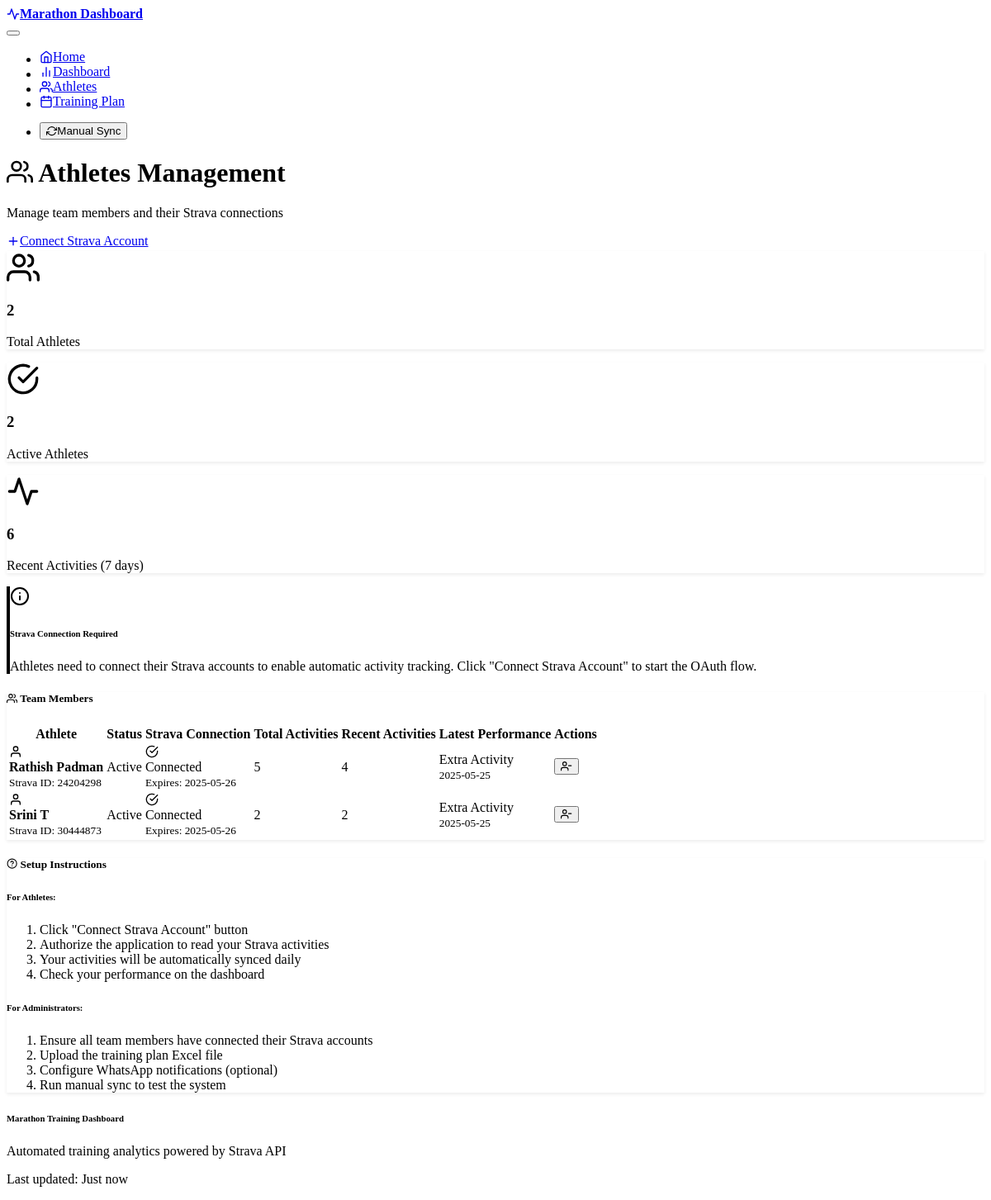
/athletes, run on an earlier commit of the app's database.
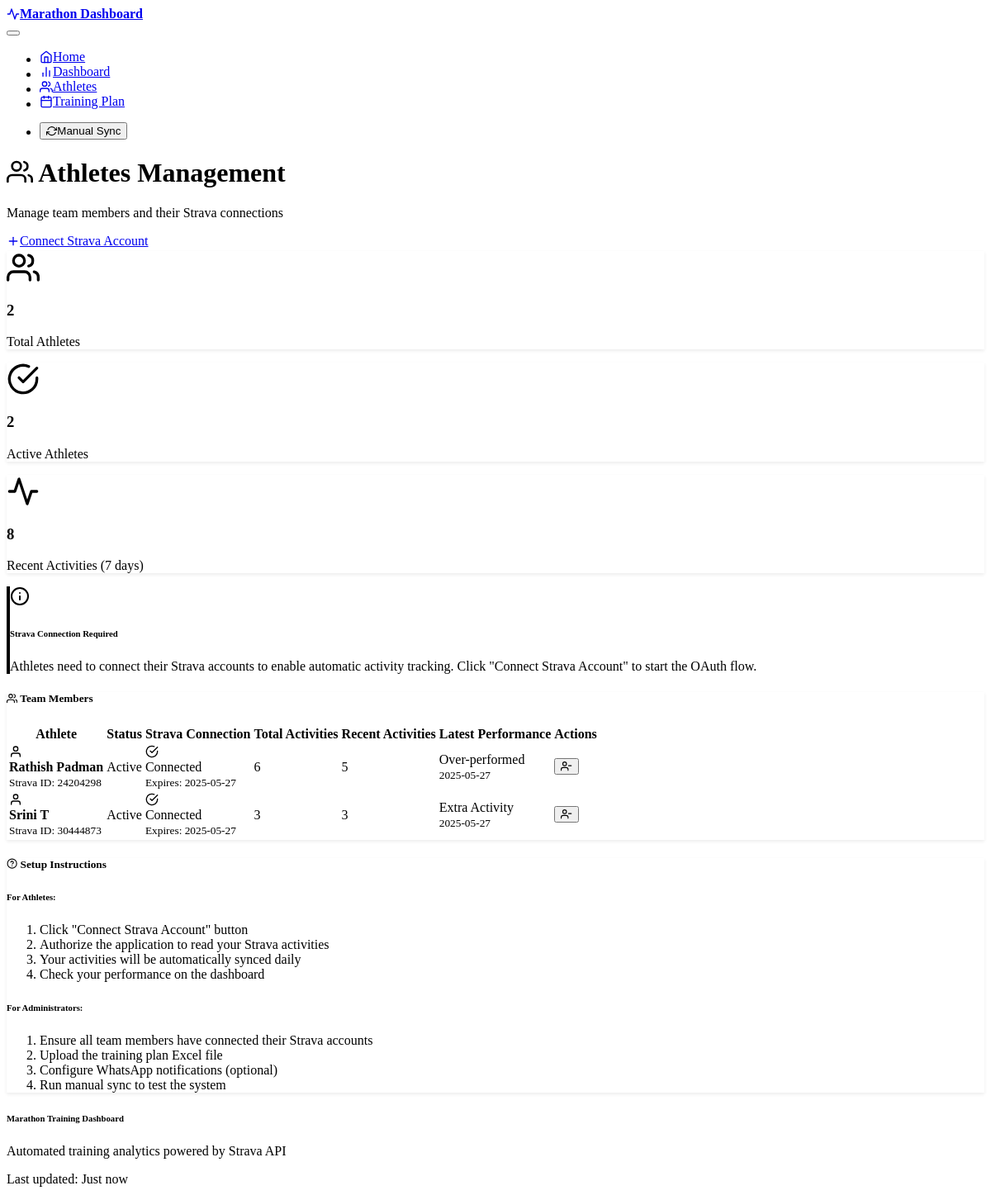
And on a later commit of the database.
### models.py (models this page shows)
class Athlete(db.Model):
    id = db.Column(db.Integer, primary_key=True)
    name = db.Column(db.String(100), nullable=False)
    strava_athlete_id = db.Column(db.Integer, unique=True, nullable=True)
    refresh_token = db.Column(db.String(255), nullable=True)
    access_token = db.Column(db.String(255), nullable=True)
    token_expires_at = db.Column(db.DateTime, nullable=True)
    is_active = db.Column(db.Boolean, default=True)
    created_at = db.Column(db.DateTime, default=datetime.utcnow)
    activities = db.relationship('Activity', backref='athlete', lazy=True)
    planned_workouts = db.relationship('PlannedWorkout',
                                       backref='athlete',
                                       lazy=True)
    daily_summaries = db.relationship('DailySummary',
                                      backref='athlete',
                                      lazy=True)

class DailySummary(db.Model):
    id = db.Column(db.Integer, primary_key=True)
    athlete_id = db.Column(db.Integer,
                           db.ForeignKey('athlete.id'),
                           nullable=False)
    summary_date = db.Column(db.DateTime, nullable=False)
    actual_distance_km = db.Column(db.Float, nullable=True)
    planned_distance_km = db.Column(db.Float, nullable=True)
    actual_pace_min_per_km = db.Column(db.Float, nullable=True)
    planned_pace_min_per_km = db.Column(db.Float, nullable=True)
    distance_variance_percent = db.Column(db.Float, nullable=True)
    pace_variance_percent = db.Column(db.Float, nullable=True)
    status = db.Column(db.String(50),
                       nullable=True)  # On Track, Under-performed, etc.
    notes = db.Column(db.Text, nullable=True)
    created_at = db.Column(db.DateTime, default=datetime.utcnow)
    __table_args__ = (
        UniqueConstraint('athlete_id', 'summary_date', name='uq_daily_summary_athlete_date'),
        db.Index('idx_daily_summary_date', 'summary_date'),
        db.Index('idx_daily_summary_athlete', 'athlete_id'),
        db.Index('idx_daily_summary_status', 'status')
    )
    __table_args__ = (UniqueConstraint('athlete_id', 'summary_date', name='uq_daily_summary_athlete_date'),)

### routes.py (the view)
@app.route('/athletes')
def athletes():
    try:
        athletes_list = db.session.query(Athlete).filter(
            Athlete.refresh_token.isnot(None)
        ).order_by(Athlete.name).distinct().all()
        athlete_stats = []
        for athlete in athletes_list:
            total_activities = db.session.query(
                func.count(distinct(
                    Activity.id))).filter_by(athlete_id=athlete.id).scalar()
            week_ago = datetime.now() - timedelta(days=7)
            recent_activities = db.session.query(
                func.count(distinct(Activity.id))).filter(
                    Activity.athlete_id == athlete.id, Activity.start_date
                    >= week_ago).scalar()
            latest_summary = db.session.query(DailySummary).filter_by(
                athlete_id=athlete.id).order_by(
                    DailySummary.summary_date.desc()).first()
            athlete_stats.append({
                'athlete': athlete,
                'total_activities': total_activities or 0,  # Handle None case
                'recent_activities': recent_activities or 0,
                'latest_summary': latest_summary
            })
        return render_template('athletes.html', athlete_stats=athlete_stats)
    except Exception as e:
        logger.error(f"Error loading athletes page: {e}")
        flash(f"Error loading athletes: {e}", "error")
        return redirect(url_for('index'))

### templates/athletes.html (shortened to what the changed rows need)
{% extends "base.html" %}
{% block content %}
<div class="container">
    <div class="row mb-4">
        <div class="col-lg-8">
            <h1 class="display-5">
                <i data-feather="users" class="me-3"></i>
                Athletes Management
            </h1>
        </div>
    </div>
    <div class="row mb-4">
        <div class="col-md-4 mb-3">
            <div class="card bg-info text-white">
                <div class="card-body text-center">
                    <i data-feather="activity" class="mb-2" style="width: 2.5rem; height: 2.5rem;"></i>
                    <h3 class="card-title">{{ athlete_stats|sum(attribute='recent_activities') }}</h3>
                    <p class="card-text">Recent Activities (7 days)</p>
                </div>
            </div>
        </div>
    </div>
    {% if athlete_stats %}
    <div class="row">
        <div class="col-12">
            <div class="card">
                <div class="card-body">
                    <div class="table-responsive">
                        <table class="table table-hover">
                            <thead>
                                <tr>
                                    <th>Athlete</th>
                                    <th>Status</th>
                                    <th>Strava Connection</th>
                                    <th>Total Activities</th>
                                    <th>Recent Activities</th>
                                    <th>Latest Performance</th>
                                    <th>Actions</th>
                                </tr>
                            </thead>
                            <tbody>
                                {% for stat in athlete_stats %}
                                <tr>
                                    <td>
                                        <div class="d-flex align-items-center">
                                            <div class="me-3">
                                                {% if stat.athlete.is_active %}
                                                    <i data-feather="user" class="text-success"></i>
                                                {% else %}
                                                    <i data-feather="user-x" class="text-muted"></i>
                                                {% endif %}
                                            </div>
                                            <div>
                                                <strong>{{ stat.athlete.name }}</strong>
                                                {% if stat.athlete.strava_athlete_id %}
                                                    <br><small class="text-muted">Strava ID: {{ stat.athlete.strava_athlete_id }}</small>
                                                {% endif %}
                                            </div>
                                        </div>
                                    </td>
                                    <td>
                                        {% if stat.athlete.is_active %}
                                            <span class="badge bg-success">Active</span>
                                        {% else %}
                                            <span class="badge bg-secondary">Inactive</span>
                                        {% endif %}
                                    </td>
                                    <td>
                                        {% if stat.athlete.refresh_token %}
                                            <div class="d-flex align-items-center">
                                                <i data-feather="check-circle" class="text-success me-2"></i>
                                                <div>
                                                    <span class="text-success">Connected</span>
                                                    {% if stat.athlete.token_expires_at %}
                                                        <br><small class="text-muted">
                                                            Expires: {{ stat.athlete.token_expires_at.strftime('%Y-%m-%d') }}
                                                        </small>
                                                    {% endif %}
                                                </div>
                                            </div>
                                        {% else %}
                                            <div class="d-flex align-items-center">
                                                <i data-feather="x-circle" class="text-danger me-2"></i>
                                                <span class="text-danger">Not Connected</span>
                                            </div>
                                        {% endif %}
                                    </td>
                                    <td>
                                        <span class="badge bg-outline-primary">{{ stat.total_activities }}</span>
                                    </td>
                                    <td>
                                        {% if stat.recent_activities > 0 %}
                                            <span class="badge bg-success">{{ stat.recent_activities }}</span>
                                        {% else %}
                                            <span class="badge bg-outline-secondary">0</span>
                                        {% endif %}
                                    </td>
                                    <td>
                                        {% if stat.latest_summary %}
                                            <div>
                                                {% if stat.latest_summary.status == 'On Track' %}
                                                    <span class="badge bg-success">{{ stat.latest_summary.status }}</span>
                                                {% elif stat.latest_summary.status == 'Over-performed' %}
                                                    <span class="badge bg-info">{{ stat.latest_summary.status }}</span>
                                                {% elif stat.latest_summary.status == 'Under-performed' %}
                                                    <span class="badge bg-warning">{{ stat.latest_summary.status }}</span>
                                                {% elif stat.latest_summary.status == 'Missed Workout' %}
                                                    <span class="badge bg-danger">{{ stat.latest_summary.status }}</span>
                                                {% else %}
                                                    <span class="badge bg-secondary">{{ stat.latest_summary.status or 'Unknown' }}</span>
                                                {% endif %}
                                                <br><small class="text-muted">
                                                    {{ stat.latest_summary.summary_date.strftime('%Y-%m-%d') }}
                                                </small>
                                            </div>
                                        {% else %}
                                            <span class="text-muted">No data</span>
                                        {% endif %}
                                    </td>
                                    <td>
                                        <div class="btn-group btn-group-sm">
                                            <button class="btn btn-outline-secondary"
                                                    onclick="toggleAthlete({{ stat.athlete.id }})"
                                                    title="{% if stat.athlete.is_active %}Deactivate{% else %}Activate{% endif %} athlete">
                                                {% if stat.athlete.is_active %}
                                                    <i data-feather="user-minus"></i>
                                                {% else %}
                                                    <i data-feather="user-plus"></i>
                                                {% endif %}
                                            </button>
                                        </div>
                                    </td>
                                </tr>
                                {% endfor %}
                            </tbody>
                        </table>
                    </div>
                </div>
            </div>
        </div>
    </div>
    {% endif %}
</div>
{% endblock %}

What changed in the data, as far as the page shows it:
no longer on this page (row unchanged): DailySummary: latest_summary "Extra Activity", latest_summary.summary_date "2025-05-25"
no longer on this page (row unchanged): DailySummary: latest_summary "Extra Activity", latest_summary.summary_date "2025-05-25"
added DailySummary: latest_summary.status "Over-performed", latest_summary.summary_date "2025-05-27"
added DailySummary: latest_summary "Extra Activity", latest_summary.summary_date "2025-05-27"
Also different on the page:
{{ athlete_stats|sum(attribute='recent_activities') }}: "6" → "8"
new list line: "Rathish Padman 24204298 2025-05-27"
new list line: "Strava ID: Active Connected Expires: 6 5"
new list line: "Srini T 30444873 2025-05-27"
new list line: "Strava ID: Active Connected Expires: 3 3"
list line gone: "Rathish Padman 24204298 2025-05-26"
list line gone: "Strava ID: Active Connected Expires: 5 4"
list line gone: "Srini T 30444873 2025-05-26"
list line gone: "Strava ID: Active Connected Expires: 2 2"
